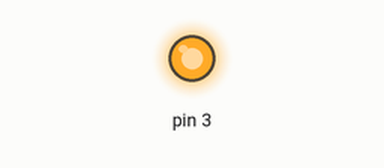
This sketch was run on a simulated Arduino Uno, built with avr-gcc and run on an emulated ATmega328P. Parts: output pins drawn as LEDs (lit = HIGH).

Above: at 0.1 s.
Timing chart, 0 to 1.6 s (numbered marks = the images above):
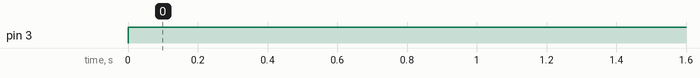

Measured:
- by itself, pin 3: LOW → HIGH at 0.00 s

The sketch:

button_led.ino
```cpp
# define BUTTON_PIN 3;
void setup(){
  pinMode (3, OUTPUT);
}
void loop(){
  digitalWrite(3, HIGH);
}
```
